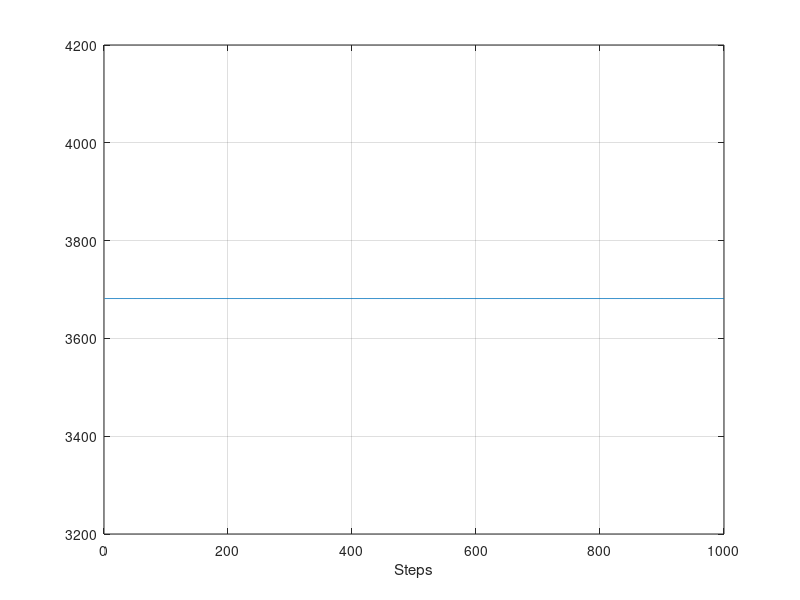

Here is the MATLAB script that generated this plot:
clear; close all;

%% Define

F_s = 10^6;
T = 1/F_s;
f_0 = 10^5;
omega_0 = 2*pi*f_0;
phi = pi/8;
A = 1;

SNR_decibel = 10;
SNR = db2mag(SNR_decibel);

sigma_square = A^2/(2*SNR);
sigma = sqrt(A^2/(2*SNR));

N = 513;
P = N*(N-1)/2;
Q = N*(N-1)*(2*N-1)/6;
n_0 = -P/N;

n = n_0:1:(n_0 + N-1);
t = 0:T:T*(N-1);

k = [10,12,14,16,18,20];
M = 2^k(1);

sim_steps = 1000;



%% Simulations

% Pre allocate vectors

omega_MLE = zeros(sim_steps,1);
phi_MLE = zeros(sim_steps,1);
error_omega = zeros(sim_steps,1);
error_phi = zeros(sim_steps,1);


for i = 1:sim_steps

    % Create signal x

    w_r = normrnd(0,sigma,1,N);
    w_i = 1i*normrnd(0,sigma,1,N);
    x = A*exp(1i*(omega_0*n*T + phi)) + w_r + w_i;

    % Fourier transform of x

    x = [x zeros(1,M-size(x,2))]; % zero padding
    Y = fft(x,M);
    [val, m_star] = max(Y);

    % Find estimates and errors

    omega_MLE(i) = (2 * pi * m_star) / (M * T);
    phi_MLE(i) = angle(exp(-1i * omega_MLE(i) * n_0 *  T));

    error_omega(i) = omega_0 - omega_MLE(i);
    error_phi(i) = phi - phi_MLE(i);

    % Simulation progress

    if mod(i, sim_steps/100) == 0 && true
        fprintf('%i%%\n', 100* i/sim_steps)
    end

end

var_error_omega = var(error_omega);
var_error_phi = var(error_phi);


%% CRLB

CRLB_omega = (12 * sigma_square) / (A^2 * T^2 * N * (N^2 - 1));
CRLB_phi = (12 * sigma_square * (n_0^2 * N + 2 * n_0 * P + Q)) / (A^2 * N^2 * (N^2 - 1));



%% Plot

fig1 = figure;
plot(abs(error_omega));
grid on;
xlabel('Steps');
